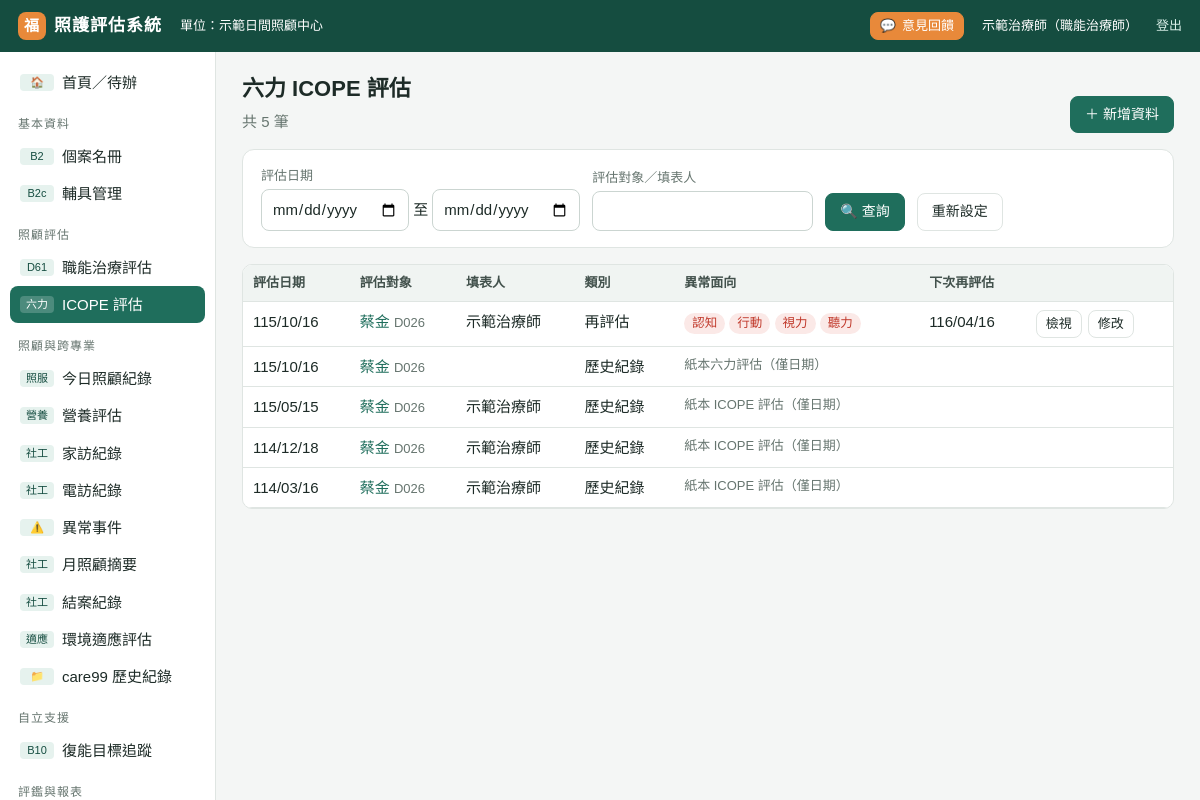
The page /assess/icope (signed in) on the database as committed earlier.
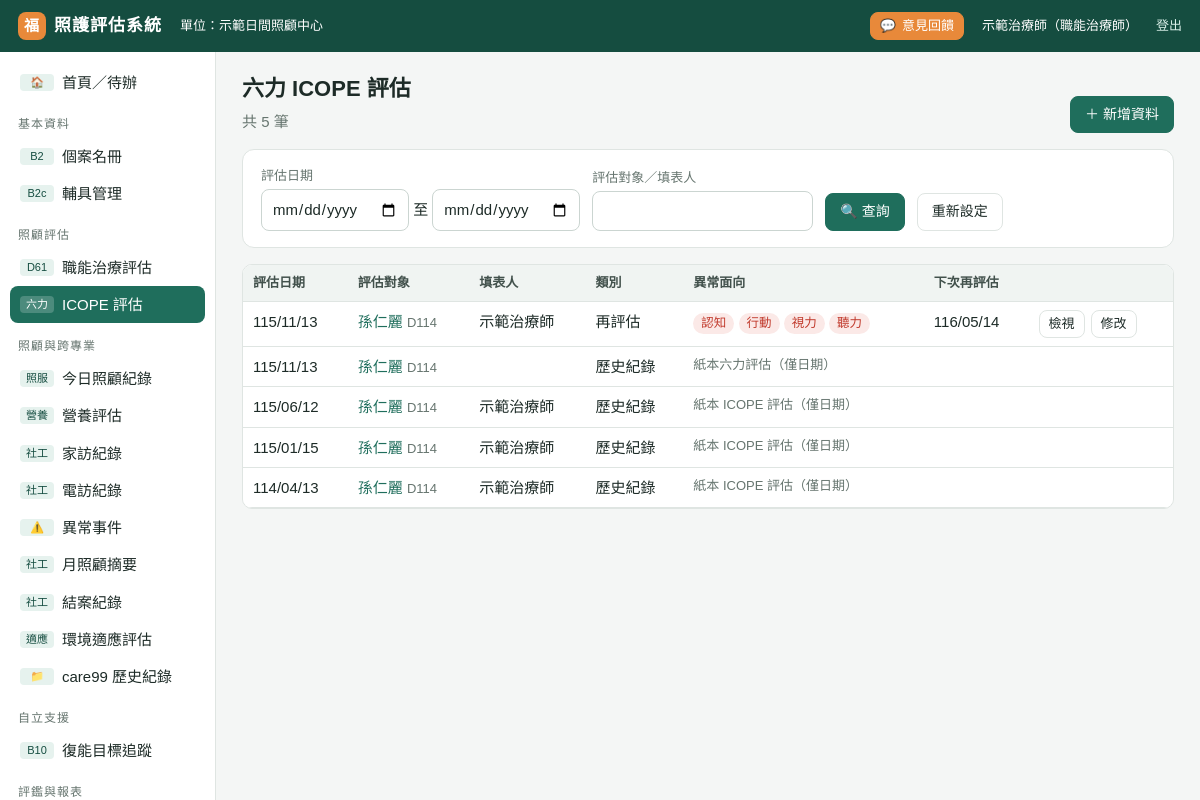
The same page on the database as committed later.
### tables this page shows
CREATE TABLE assessments (id INTEGER PRIMARY KEY, client_id INTEGER, type TEXT, date TEXT,
  assessor TEXT, kind TEXT, data TEXT, summary TEXT, note TEXT, next_due TEXT, keyed INTEGER DEFAULT 0,
  created TEXT, updated TEXT, source_id TEXT);

CREATE TABLE clients (id INTEGER PRIMARY KEY, case_no TEXT, name TEXT, gender TEXT, birth TEXT,
  services TEXT, supervisor TEXT, living TEXT, identity TEXT, phone TEXT, phone2 TEXT, address TEXT,
  diagnosis TEXT, status TEXT DEFAULT '在案', note TEXT, created TEXT, updated TEXT);

### app.py (the view)
@app.route("/assess/<typ>")
@login_required
def assess_list(typ):
    typ = typ.upper()
    if typ not in ("D61", "ICOPE"):
        abort(404)
    f, t, q = request.args.get("from", ""), request.args.get("to", ""), request.args.get("q", "").strip()
    sql = """SELECT a.*, c.name, c.case_no FROM assessments a JOIN clients c ON c.id=a.client_id WHERE a.type IN (?,?)"""
    args = [typ, typ + "_HIST"]
    if f:
        sql += " AND a.date>=?"; args.append(iso(f))
    if t:
        sql += " AND a.date<=?"; args.append(iso(t))
    if q:
        sql += " AND (c.name LIKE ? OR c.case_no LIKE ? OR a.assessor LIKE ?)"; args += [f"%{q}%"] * 3
    rows = [assess_dict(r) for r in db().execute(sql + " ORDER BY a.date DESC, a.id DESC", args)]
    for r in rows:
        if typ == "ICOPE" and r["type"] == "ICOPE":
            r["abn"] = S.icope_abnormal(r["data"])
    return render_template("assess_list.html", typ=typ, rows=rows, f=f, t=t, q=q, cs=active_clients())

### app.py (called while the page is built)
def db():
    if "db" not in g:
        g.db = sqlite3.connect(DB_PATH)
        g.db.row_factory = sqlite3.Row
        g.db.execute("PRAGMA foreign_keys=ON")
    return g.db

@app.teardown_appcontext
def _close(_):
    d = g.pop("db", None)
    if d is not None:
        d.close()

def setting(key):
    r = db().execute("SELECT value FROM settings WHERE key=?", (key,)).fetchone()
    return r["value"] if r else DEFAULT_SETTINGS.get(key, "")

def to_date(s):
    if not s:
        return None
    if isinstance(s, (date, datetime)):
        return s if isinstance(s, date) and not isinstance(s, datetime) else s.date()
    s = str(s).strip().replace(".", "/").replace("-", "/")
    parts = s.split("/")
    try:
        y, m, d = (int(p) for p in parts[:3])
    except ValueError:
        return None
    if y < 1000:
        y += 1911
    try:
        return date(y, m, d)
    except ValueError:
        return None

def roc(s, sep="/"):
    d = to_date(s)
    return f"{d.year - 1911}{sep}{d.month:02d}{sep}{d.day:02d}" if d else ""

def assess_dict(row):
    a = dict(row)
    a["data"] = json.loads(a["data"] or "{}")
    return a

### templates/assess_list.html (shortened to what this page needs)
{% extends "base.html" %}
{% block body %}
<div class="pagehead"><div><h1>{{ 'D61 職能治療評估' if typ=='D61' else '六力 ICOPE 評估' }}</h1><div class="muted">共 {{ rows|length }} 筆</div></div>
<a class="btn pri" href="{{ url_for('assess_edit', typ=typ|lower) }}">＋ 新增資料</a></div>
<form class="card fr" method="get">
  <div><label class="f">評估日期</label><span><input type="date" name="from" value="{{ f }}"> 至 <input type="date" name="to" value="{{ t }}"></span></div>
  <div><label class="f">評估對象／填表人</label><input type="search" name="q" value="{{ q }}"></div>
  <div><button class="btn pri">🔍 查詢</button></div>
  <div><a class="btn" href="?">重新設定</a></div>
</form>
<div class="tbl-wrap"><table class="t">
<tr><th>評估日期</th><th>評估對象</th><th>填表人</th><th>類別</th>
{% if typ=='D61' %}<th>整體評估建議</th><th>care99</th>{% else %}<th>異常面向</th><th>下次再評估</th>{% endif %}<th></th></tr>
{% for r in rows %}<tr>
  <td>{{ r.date|roc }}</td><td class="ttl"><a href="{{ url_for('client_view', cid=r.client_id) }}">{{ r.name }}</a> <span class="muted small">{{ r.case_no }}</span></td>
  <td>{{ r.assessor }}</td><td>{{ r.kind }}</td>
  {% if 'HIST' in r.type %}<td colspan="2" class="muted small wide">{{ r.note }}</td><td class="hide-m"></td>
  {% else %}
    {% if typ=='D61' %}<td class="small wide" style="max-width:520px">{{ (r.summary or '')[:90] }}{{ '…' if (r.summary or '')|length > 90 }}</td>
      <td>{% if r.keyed %}<span class="b ok">已登打</span>{% else %}<span class="b warn">未登打</span>{% endif %}</td>
    {% else %}<td class="wide">{% for x in r.abn %}<span class="b 異常">{{ x }}</span> {% else %}<span class="b 正常">皆正常</span>{% endfor %}</td><td>{{ r.next_due|roc }}</td>{% endif %}
    <td class="btns wide"><a class="btn sm" href="{{ url_for('assess_view', aid=r.id) }}">檢視</a><a class="btn sm" href="{{ url_for('assess_edit', typ=typ|lower, aid=r.id) }}">修改</a></td>
  {% endif %}
</tr>{% else %}<tr><td colspan="7" class="empty">查無資料</td></tr>{% endfor %}
</table></div>
{% endblock %}

Rows that differ between the two databases and show on the page:
changed assessments "再評估": date|roc "115/10/16" → "115/11/13"; name "蔡金" → "孫仁麗"; case_no "D026" → "D114"; next_due|roc "116/04/16" → "116/05/14"
changed assessments "紙本六力評估（僅日期）": date|roc "115/10/16" → "115/11/13"; name "蔡金" → "孫仁麗"; case_no "D026" → "D114"
changed assessments (number 3 of 5 on the later page): date|roc "115/05/15" → "115/06/12"; name "蔡金" → "孫仁麗"; case_no "D026" → "D114"
changed assessments (number 4 of 5 on the later page): date|roc "114/12/18" → "115/01/15"; name "蔡金" → "孫仁麗"; case_no "D026" → "D114"
changed assessments (number 5 of 5 on the later page): date|roc "114/03/16" → "114/04/13"; name "蔡金" → "孫仁麗"; case_no "D026" → "D114"
